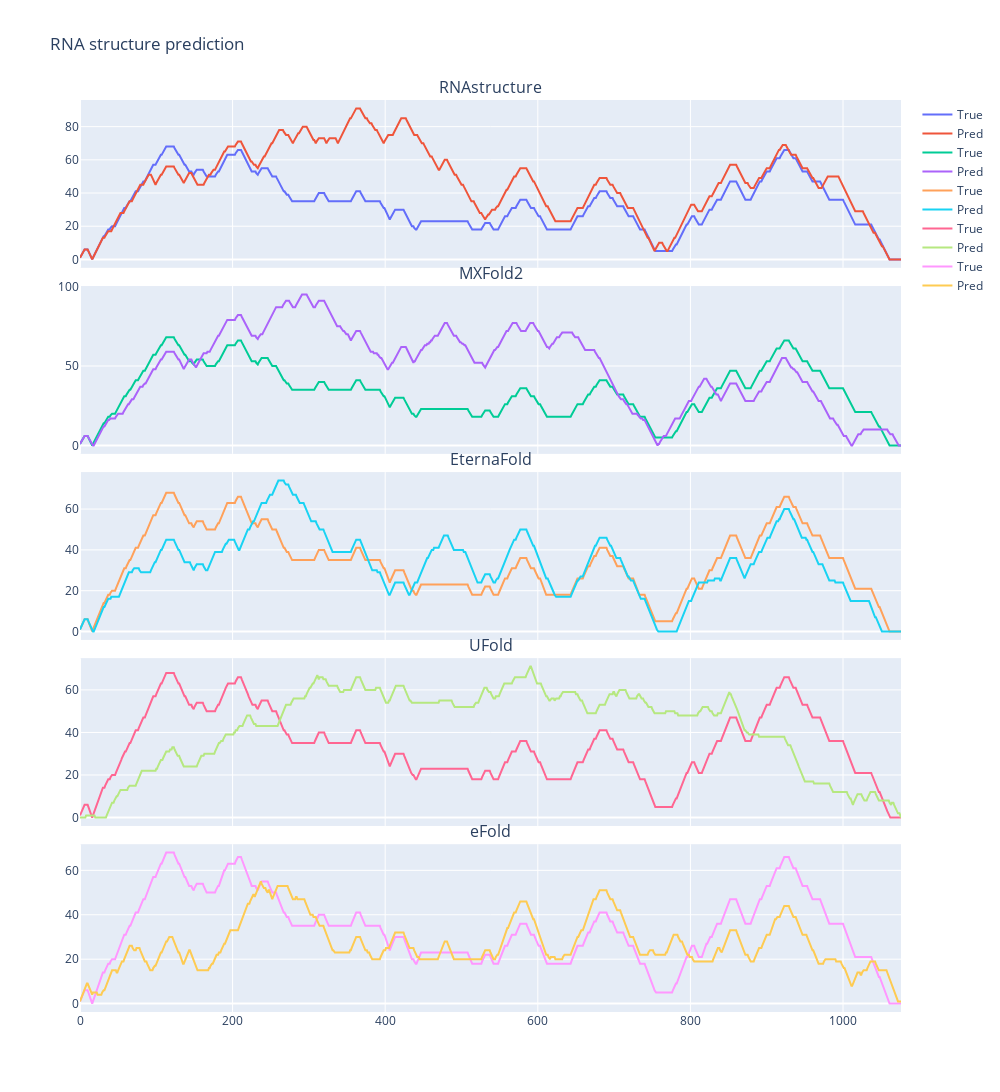

Notebook code cell kept with this figure:
### Code cell
import plotly.graph_objects as go
from plotly.subplots import make_subplots

# Existing algorithms
prediction = pd.read_feather('../Figure1/saved_data_plot/results_benchmark_algos.feather')
merged = ground_truth.reset_index().rename(columns={'index': 'reference'}).merge(prediction, on=['reference', 'dataset'], suffixes=('_true', '_pred'))
merged['structure_pred'] = merged['structure_pred'].apply(lambda x: np.vstack(x) if len(x) > 0 else np.array([]))

# eFold
prediction = pd.read_feather('saved_data_plot/results_main_old/royal-snowball-97_epoch[16, 17, 18, 19, 20]_avg_PT+FT.feather')
merged_eFold = ground_truth.reset_index().rename(columns={'index': 'reference'}).merge(prediction, on=['sequence', 'reference'], suffixes=('_true', '_pred'))
merged_eFold = merged_eFold[merged_eFold['dataset']!= 'lncRNA']

merged_eFold['structure_pred'] = merged_eFold['structure_pred'].apply(np.vstack)
merged_eFold['structure_pred'] = merged_eFold['structure_pred'].apply(basePairingmatrix2pairList)
merged_eFold['model'] = 'eFold'

merged = pd.concat([merged.drop(columns=['Precision', 'F1', 'Recall', 'length']), merged_eFold])


models = merged.model.unique()
fig = make_subplots(rows=len(models), cols=1, shared_xaxes=True, vertical_spacing=0.02, subplot_titles=models)

itvl = 889, 974
print(merged[(merged.reference == 'PAN')].sequence.iloc[0])#[interval[0]:interval[1]])
for i, model in enumerate(models):

    rna = merged[(merged.reference == 'PAN') & (merged.model == model)].iloc[0]

    print('>'+model)
    print(compute_f1(pairList2pairMatrix(rna['structure_pred'], len(rna['sequence']))[itvl[0]:itvl[1], itvl[0]:itvl[1]], 
                     pairList2pairMatrix(rna['structure_true'], len(rna['sequence']))[itvl[0]:itvl[1], itvl[0]:itvl[1]]))
    print(rna['sequence'])
    # print(pairList2dotbracketRNAstructure(rna['structure_true'], rna['sequence'])[interval[0]:interval[1]])
    print(pairList2dotbracketRNAstructure(rna['structure_pred'], rna['sequence']))#[interval[0]:interval[1]])
    # print('---------')

    fig.add_trace(go.Scatter(y=pairList2mountain(rna['structure_true'], len(rna['sequence'])), mode='lines', name='True'), row=i+1, col=1)
    fig.add_trace(go.Scatter(y=pairList2mountain(rna['structure_pred'], len(rna['sequence'])), mode='lines', name='Pred'), row=i+1, col=1)

    # # plot 
    # pred = pairList2pairMatrix(rna['structure_pred'], len(rna['sequence']))[itvl[0]:itvl[1], itvl[0]:itvl[1]]
    # label = pairList2pairMatrix(rna['structure_true'], len(rna['sequence']))[itvl[0]:itvl[1], itvl[0]:itvl[1]]
    # confusion_matrix = compute_confusion_matrix(label, pred)
    # fig_ = plot_confusion_matrix("Test", confusion_matrix, label, pred)

    # plt.savefig(f'{model}_confusion_matrix.pdf', bbox_inches='tight')

fig.update_layout(height=1300, width=1000, title_text="RNA structure prediction")
fig.show()

### Figure 1 — Plotly figure (JSON) as saved in the notebook; plotly's stock layout.template omitted (floating-point values rounded to 4 significant figures; data arrays with more than 128 entries replaced by an {"elided": "..."} marker saying what was removed)
{"data": [{"mode": "lines", "name": "True", "type": "scatter", "xaxis": "x", "y": {"elided": "1077 int values"}, "yaxis": "y"}, {"mode": "lines", "name": "Pred", "type": "scatter", "xaxis": "x", "y": {"elided": "1077 int values"}, "yaxis": "y"}, {"mode": "lines", "name": "True", "type": "scatter", "xaxis": "x2", "y": {"elided": "1077 int values"}, "yaxis": "y2"}, {"mode": "lines", "name": "Pred", "type": "scatter", "xaxis": "x2", "y": {"elided": "1077 int values"}, "yaxis": "y2"}, {"mode": "lines", "name": "True", "type": "scatter", "xaxis": "x3", "y": {"elided": "1077 int values"}, "yaxis": "y3"}, {"mode": "lines", "name": "Pred", "type": "scatter", "xaxis": "x3", "y": {"elided": "1077 int values"}, "yaxis": "y3"}, {"mode": "lines", "name": "True", "type": "scatter", "xaxis": "x4", "y": {"elided": "1077 int values"}, "yaxis": "y4"}, {"mode": "lines", "name": "Pred", "type": "scatter", "xaxis": "x4", "y": {"elided": "1077 int values"}, "yaxis": "y4"}, {"mode": "lines", "name": "True", "type": "scatter", "xaxis": "x5", "y": {"elided": "1077 int values"}, "yaxis": "y5"}, {"mode": "lines", "name": "Pred", "type": "scatter", "xaxis": "x5", "y": {"elided": "1077 int values"}, "yaxis": "y5"}], "layout": {"annotations": [{"font": {"size": 16}, "showarrow": false, "text": "RNAstructure", "x": 0.5, "xanchor": "center", "xref": "paper", "y": 1, "yanchor": "bottom", "yref": "paper"}, {"font": {"size": 16}, "showarrow": false, "text": "MXFold2", "x": 0.5, "xanchor": "center", "xref": "paper", "y": 0.796, "yanchor": "bottom", "yref": "paper"}, {"font": {"size": 16}, "showarrow": false, "text": "EternaFold", "x": 0.5, "xanchor": "center", "xref": "paper", "y": 0.592, "yanchor": "bottom", "yref": "paper"}, {"font": {"size": 16}, "showarrow": false, "text": "UFold", "x": 0.5, "xanchor": "center", "xref": "paper", "y": 0.388, "yanchor": "bottom", "yref": "paper"}, {"font": {"size": 16}, "showarrow": false, "text": "eFold", "x": 0.5, "xanchor": "center", "xref": "paper", "y": 0.184, "yanchor": "bottom", "yref": "paper"}], "height": 1300, "title": {"text": "RNA structure prediction"}, "width": 1000, "xaxis": {"anchor": "y", "domain": [0, 1], "matches": "x5", "showticklabels": false}, "xaxis2": {"anchor": "y2", "domain": [0, 1], "matches": "x5", "showticklabels": false}, "xaxis3": {"anchor": "y3", "domain": [0, 1], "matches": "x5", "showticklabels": false}, "xaxis4": {"anchor": "y4", "domain": [0, 1], "matches": "x5", "showticklabels": false}, "xaxis5": {"anchor": "y5", "domain": [0, 1]}, "yaxis": {"anchor": "x", "domain": [0.816, 1]}, "yaxis2": {"anchor": "x2", "domain": [0.612, 0.796]}, "yaxis3": {"anchor": "x3", "domain": [0.408, 0.592]}, "yaxis4": {"anchor": "x4", "domain": [0.204, 0.388]}, "yaxis5": {"anchor": "x5", "domain": [0, 0.184]}}}
